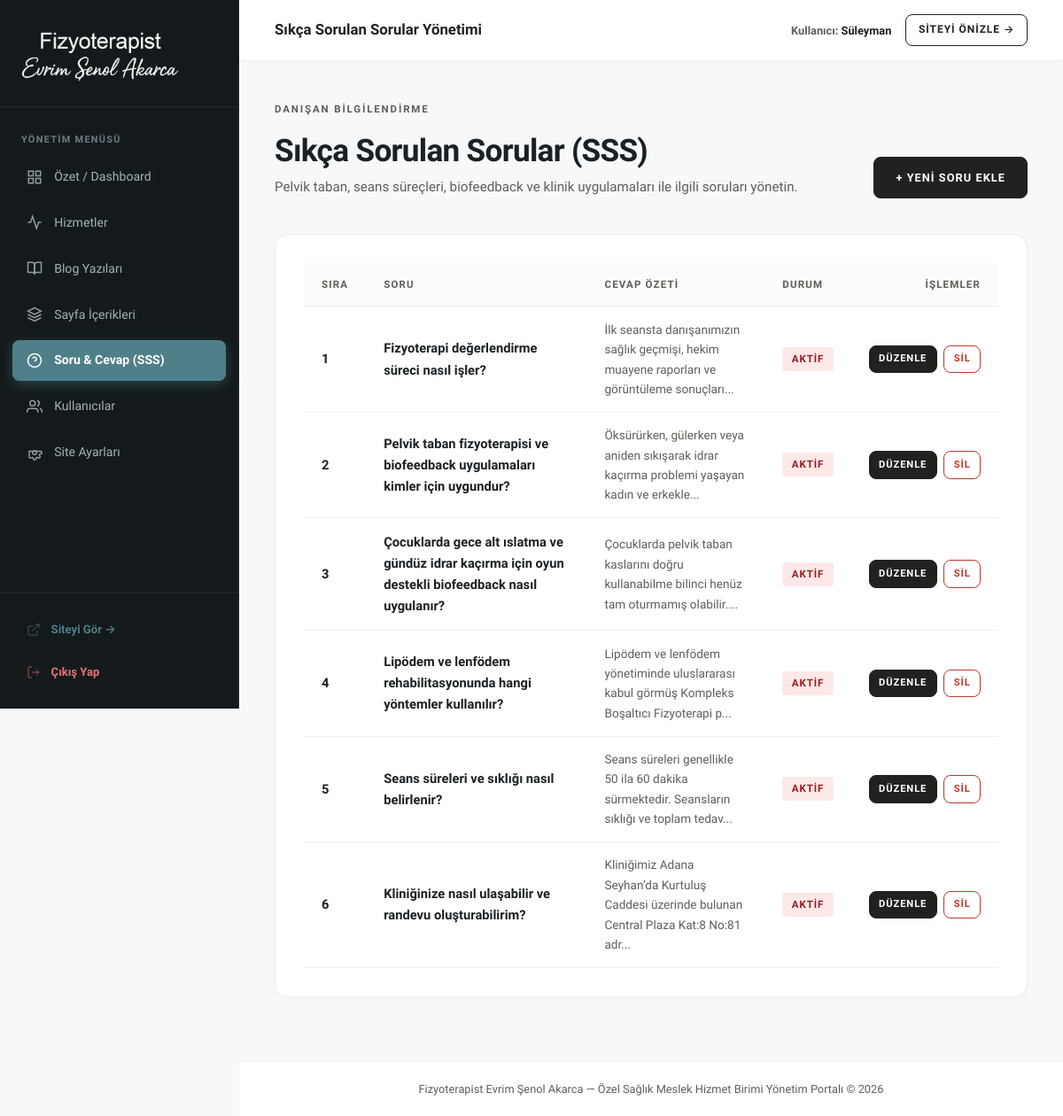
Page /xpanel/faqs.php (signed in) on the committed database.
### tables this page shows
CREATE TABLE `faqs` (
  `id` int(11) NOT NULL AUTO_INCREMENT,
  `question` varchar(255) NOT NULL,
  `answer` text NOT NULL,
  `display_order` int(11) DEFAULT 0,
  `is_active` tinyint(1) DEFAULT 1,
  `created_at` timestamp NOT NULL DEFAULT current_timestamp(),
  PRIMARY KEY (`id`),
  KEY `idx_faq_order` (`display_order`),
  KEY `idx_faq_active` (`is_active`)
);

### includes/functions.php (called while the page is built, shortened)
<?php
function e(?string $string): string {
    return htmlspecialchars((string)$string, ENT_QUOTES, 'UTF-8');
}
function csrf_token(): string {
    return $_SESSION['csrf_token'];
}
function url(string $path = ''): string {
    $path = ltrim($path, '/');
    return BASE_URL . ($path ? '/' . $path : '');
}

### xpanel/faqs.php (the view, shortened to what this page needs)
<?php
$action = $_GET['action'] ?? 'list';
$id = isset($_GET['id']) ? (int)$_GET['id'] : 0;
$currentFaq = null;
require_once __DIR__ . '/includes/header.php';
?>
<div style="display: flex; justify-content: space-between; align-items: flex-end; margin-bottom: 2.5rem; flex-wrap: wrap; gap: 1rem;">
    <div>
        <span class="badge-tag">Danışan Bilgilendirme</span>
        <h1 style="font-size: 2.2rem; font-weight: 700;">Sıkça Sorulan Sorular (SSS)</h1>
        <p style="color: var(--text-muted); margin-top: 0.5rem;">
            Pelvik taban, seans süreçleri, biofeedback ve klinik uygulamaları ile ilgili soruları yönetin.
        </p>
    </div>
    <?php if ($action === 'list'): ?>
    <a href="<?= e(url('xpanel/faqs.php?action=new')) ?>" class="btn btn-primary" style="font-size: 0.8rem; padding: 0.75rem 1.5rem;">
        + Yeni Soru Ekle
    </a>
    <?php else: ?>
    <a href="<?= e(url('xpanel/faqs.php')) ?>" class="btn btn-outline" style="font-size: 0.8rem; padding: 0.75rem 1.5rem;">
        &larr; Soru Listesine Dön
    </a>
    <?php endif; ?>
</div>
<?php if ($action === 'edit' || $action === 'new'): ?>
<form method="POST" action="">
    <?= csrf_field() ?>
    <div class="admin-card">
        <span class="badge-tag"><?= $id > 0 ? 'Soruyu Düzenle' : 'Yeni Soru Tanımla' ?></span>
        <h2 style="font-size: 1.5rem; margin-bottom: 1.5rem;"><?= $id > 0 ? 'Soru Detayları' : 'Yeni Soru Ekle' ?></h2>
        <div class="form-group">
            <label class="form-label">Soru Metni *</label>
            <input type="text" name="question" class="form-control" value="<?= e($currentFaq['question'] ?? '') ?>" required>
        </div>
        <div class="form-group">
            <label class="form-label">Cevap Metni *</label>
            <textarea name="answer" class="form-control" rows="6" required><?= e($currentFaq['answer'] ?? '') ?></textarea>
        </div>
        <div style="display: grid; grid-template-columns: 1fr 1fr; gap: 1.5rem; margin-top: 1.5rem;">
            <div class="form-group">
                <label class="form-label">Görüntülenme Sırası</label>
                <input type="number" name="display_order" class="form-control" value="<?= e((string)($currentFaq['display_order'] ?? 0)) ?>">
            </div>
            <div class="form-group" style="display: flex; align-items: center; padding-top: 1.75rem;">
                <label class="form-checkbox">
                    <input type="checkbox" name="is_active" value="1" <?= (!isset($currentFaq['is_active']) || $currentFaq['is_active']) ? 'checked' : '' ?>>
                    <span style="font-weight: 600; color: var(--text-dark);">Soru Sitede Aktif Olarak Görüntülensin</span>
                </label>
            </div>
        </div>
        <div style="display: flex; justify-content: flex-end; gap: 1rem; margin-top: 2rem;">
            <a href="<?= e(url('xpanel/faqs.php')) ?>" class="btn btn-outline">İptal</a>
            <button type="submit" class="btn btn-primary" style="padding: 1rem 2.5rem; font-size: 0.9rem;">
                Soruyu Kaydet &rarr;
            </button>
        </div>
    </div>
</form>
<?php else:
    $faqs = $db->query("SELECT * FROM faqs ORDER BY display_order ASC, id ASC")->fetchAll();
?>
<div class="admin-card">
    <div class="table-responsive">
        <table class="admin-table">
            <thead>
                <tr>
                    <th style="width: 50px;">Sıra</th>
                    <th>Soru</th>
                    <th>Cevap Özeti</th>
                    <th>Durum</th>
                    <th style="text-align: right;">İşlemler</th>
                </tr>
            </thead>
            <tbody>
                <?php foreach ($faqs as $f): ?>
                <tr>
                    <td><strong><?= e((string)$f['display_order']) ?></strong></td>
                    <td><strong><?= e($f['question']) ?></strong></td>
                    <td style="color: var(--text-muted); font-size: 0.85rem;"><?= e(mb_substr($f['answer'], 0, 90)) ?>...</td>
                    <td>
                        <?php if ($f['is_active']): ?>
                            <span class="badge-status badge-new">Aktif</span>
                        <?php else: ?>
                            <span class="badge-status" style="background: #FEE; color: #C0392B;">Pasif</span>
                        <?php endif; ?>
                    </td>
                    <td style="text-align: right; white-space: nowrap;">
                        <a href="<?= e(url('xpanel/faqs.php?action=edit&id=' . $f['id'])) ?>" class="btn btn-primary" style="padding: 0.35rem 0.65rem; font-size: 0.7rem; margin-right: 0.25rem;">Düzenle</a>
                        <a href="<?= e(url('xpanel/faqs.php?action=delete&id=' . $f['id'] . '&token=' . csrf_token())) ?>"
                           class="btn btn-outline"
                           style="padding: 0.35rem 0.65rem; font-size: 0.7rem; color: #C0392B; border-color: #C0392B;"
                           onclick="return confirm('Bu soruyu silmek istediğinize emin misiniz?');">Sil</a>
                    </td>
                </tr>
                <?php endforeach; ?>
            </tbody>
        </table>
    </div>
</div>
<?php endif; ?>
<?php require_once __DIR__ . '/includes/footer.php'; ?>

### assets/css/style.css (style rules this page uses)
:root { --bg-main: #FFFFFF; --bg-card-light: #F8F9FA; --bg-card-sage: #4F7F88; --bg-card-dark: #FFFFFF; --bg-surface: #FFFFFF; --border-subtle: #EEEEEE; --border-strong: #DDDDDD; --text-dark: #1F221E; --text-muted: #5C6057; --text-light: #1F221E; --text-sage: #224146; --brand-blue-deep: #224146; --brand-blue-accent: #4F7F88; --brand-blue-light: #95A7A6; --radius-main: 16px; --radius-btn: 8px; --font-main: 'Urbanist', -apple-system, BlinkMacSystemFont, 'Segoe UI', Roboto, sans-serif; --font-serif: var(--font-main); --font-sans: var(--font-main); --container-max: 1480px; --transition-fast: 0.25s cubic-bezier(0.16, 1, 0.3, 1); }
*, *::before, *::after { box-sizing: border-box; margin: 0; padding: 0; }
html { font-size: 16px; scroll-behavior: smooth; background-color: var(--bg-main); color: var(--text-dark); -webkit-font-smoothing: antialiased; -moz-osx-font-smoothing: grayscale; }
body { font-family: var(--font-main); background-color: var(--bg-main); color: var(--text-dark); line-height: 1.65; font-weight: 400; overflow-x: hidden; }
h1, h2, h3, h4, h5, h6, .font-serif { font-family: var(--font-main); font-weight: 700; line-height: 1.2; color: inherit; letter-spacing: -0.02em; }
h1 { font-size: clamp(1.75rem, 2.8vw, 2.5rem); font-weight: 700; }
p { margin-bottom: 1.25rem; color: var(--text-muted); font-size: 0.95rem; font-family: var(--font-main); }
p:last-child { margin-bottom: 0; }
a { color: inherit; text-decoration: none; transition: color var(--transition-fast), border-color var(--transition-fast); }
.badge-tag { display: inline-block; font-family: var(--font-sans); font-size: 0.72rem; text-transform: uppercase; letter-spacing: 0.16em; font-weight: 600; color: var(--text-muted); margin-bottom: 1rem; }
.btn { display: inline-flex; align-items: center; justify-content: center; font-family: var(--font-sans); font-size: 0.85rem; font-weight: 600; letter-spacing: 0.08em; text-transform: uppercase; padding: 0.95rem 1.85rem; border: 1px solid transparent; cursor: pointer; transition: all var(--transition-fast); background: transparent; border-radius: var(--radius-btn); text-align: center; }
.btn-primary { background-color: var(--text-dark); color: var(--bg-main); border-color: var(--text-dark); }
.btn-outline { border-color: var(--text-dark); color: var(--text-dark); background-color: transparent; }
html { scroll-behavior: smooth; }
*, *::before, *::after { -webkit-tap-highlight-color: transparent !important; -webkit-touch-callout: none; }
html, body { touch-action: manipulation; -webkit-text-size-adjust: 100%; }
a, button, input, select, textarea { -webkit-tap-highlight-color: transparent !important; outline: none !important; }
.btn { transition: all 0.25s cubic-bezier(0.16, 1, 0.3, 1); }

### xpanel/includes/header.php (style rules this page uses)
*, *::before, *::after { font-style: normal !important; }
body.xpanel-body { margin: 0; padding: 0; background-color: #F6F8F9; color: #1A2024; font-family: var(--font-main); overflow-x: hidden; }
.admin-card { background-color: #FFFFFF; border: 1px solid var(--border-subtle); border-radius: var(--radius-main); padding: 2rem; margin-bottom: 2rem; box-shadow: 0 2px 10px rgba(0,0,0,0.02); }
.table-responsive { width: 100%; overflow-x: auto; -webkit-overflow-scrolling: touch; }
.admin-table { width: 100%; border-collapse: collapse; text-align: left; font-size: 0.92rem; min-width: 600px; }
.admin-table th, .admin-table td { padding: 0.9rem 1.25rem; border-bottom: 1px solid var(--border-subtle); }
.admin-table th { font-size: 0.72rem; text-transform: uppercase; letter-spacing: 0.1em; color: var(--text-muted); background-color: #FAFBFB; font-weight: 700; }
.badge-status { display: inline-block; padding: 0.25rem 0.65rem; font-size: 0.72rem; text-transform: uppercase; font-weight: 700; letter-spacing: 0.08em; border-radius: 4px; }
.badge-new { background-color: #FDE8E8; color: #9B1C1C; }

### rows in the picture
faqs: display_order "1", question "Fizyoterapi değerlendirme süreci nasıl işler?", answer "İlk seansta danışanımızın sağlık geçmişi, hekim muayene raporları ve görüntüleme sonuçları", is_active "AKTIF"
faqs: display_order "2", question "Pelvik taban fizyoterapisi ve biofeedback uygulamaları kimler için uygundur?", answer "Öksürürken, gülerken veya aniden sıkışarak idrar kaçırma problemi yaşayan kadın ve erkekle", is_active "AKTIF"
faqs: display_order "3", question "Çocuklarda gece alt ıslatma ve gündüz idrar kaçırma için oyun destekli biofeedback nasıl uygulanır?", answer "Çocuklarda pelvik taban kaslarını doğru kullanabilme bilinci henüz tam oturmamış olabilir.", is_active "AKTIF"
faqs: display_order "4", question "Lipödem ve lenfödem rehabilitasyonunda hangi yöntemler kullanılır?", answer "Lipödem ve lenfödem yönetiminde uluslararası kabul görmüş Kompleks Boşaltıcı Fizyoterapi p", is_active "AKTIF"
faqs: display_order "5", question "Seans süreleri ve sıklığı nasıl belirlenir?", answer "Seans süreleri genellikle 50 ila 60 dakika sürmektedir. Seansların sıklığı ve toplam tedav", is_active "AKTIF"
faqs: display_order "6", question "Kliniğinize nasıl ulaşabilir ve randevu oluşturabilirim?", answer "Kliniğimiz Adana Seyhan’da Kurtuluş Caddesi üzerinde bulunan Central Plaza Kat:8 No:81 adr", is_active "AKTIF"

### other values in the picture
$adminPageTitle "Sıkça Sorulan Sorular Yönetimi"
$adminUsername "Süleyman"
